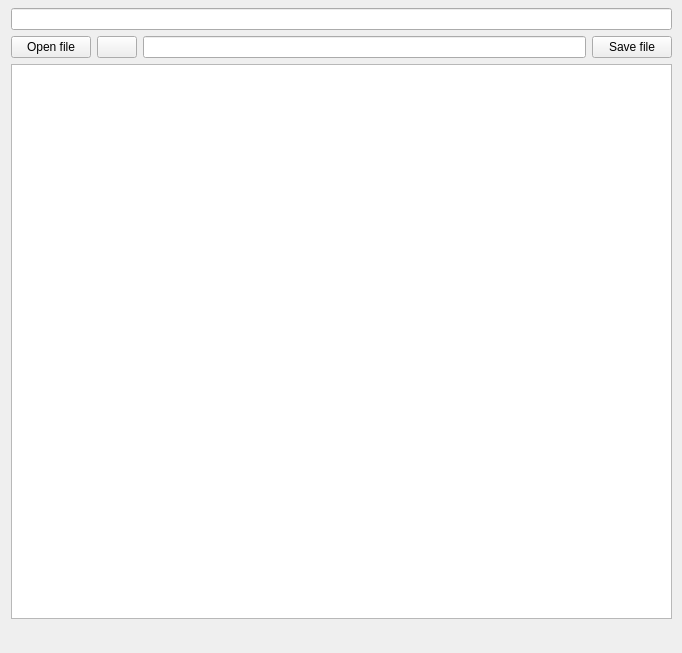
<?xml version="1.0" encoding="UTF-8"?>
<ui version="4.0">
 <class>Widget</class>
 <widget class="QWidget" name="Widget">
  <property name="geometry">
   <rect>
    <x>0</x>
    <y>0</y>
    <width>682</width>
    <height>653</height>
   </rect>
  </property>
  <property name="windowTitle">
   <string>Разговор с нейронной сетью требует длительных пауз</string>
  </property>
  <widget class="QWidget" name="layoutWidget">
   <property name="geometry">
    <rect>
     <x>11</x>
     <y>8</y>
     <width>661</width>
     <height>611</height>
    </rect>
   </property>
   <layout class="QVBoxLayout" name="verticalLayout">
    <item>
     <widget class="QLineEdit" name="lineEdit"/>
    </item>
    <item>
     <layout class="QHBoxLayout" name="horizontalLayout">
      <item>
       <widget class="QPushButton" name="pushButton">
        <property name="text">
         <string>Open file</string>
        </property>
       </widget>
      </item>
      <item>
       <widget class="QPushButton" name="pushButton_3">
        <property name="text">
         <string/>
        </property>
       </widget>
      </item>
      <item>
       <widget class="QLineEdit" name="lineEdit_2"/>
      </item>
      <item>
       <widget class="QPushButton" name="pushButton_2">
        <property name="text">
         <string>Save file</string>
        </property>
       </widget>
      </item>
     </layout>
    </item>
    <item>
     <widget class="QTextBrowser" name="textBrowser"/>
    </item>
   </layout>
  </widget>
 </widget>
 <resources/>
 <connections/>
</ui>
